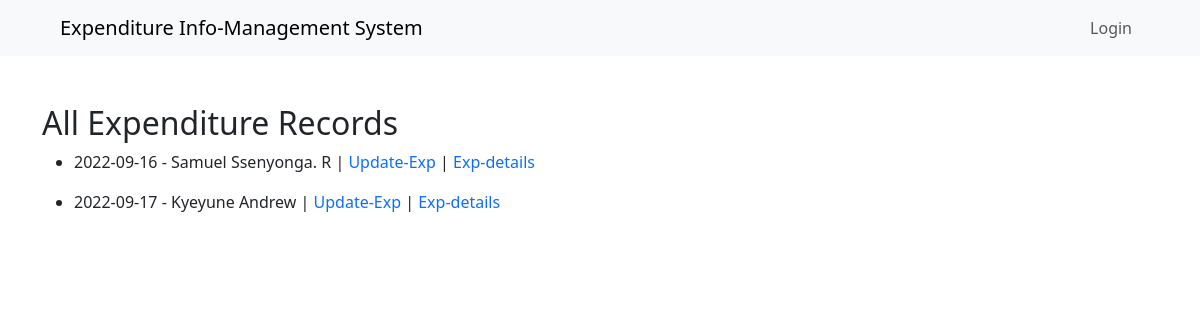
Page /all-expenditure-records on the committed database.
### EIMS/models.py (models this page shows, shortened)
class Expenditure(models.Model):
    id = models.UUIDField(auto_created=True, primary_key=True, unique=True, editable=False, default=uuid.uuid4)
    uploaded_by = models.ForeignKey(NewUser, on_delete=models.CASCADE, blank=True, null=True)
    date = models.DateField()
    expense_category = models.CharField(max_length=255)
    vendor_payee = models.CharField(max_length=255)
    description = models.TextField()
    amount = models.DecimalField(max_digits=10, decimal_places=2)
    def __str__(self):
        return f"{self.date} - {self.vendor_payee}"

### EIMS/views.py (the view)
# urls.py: path('all-expenditure-records', views.allExpRecords, name='allexp'),
def allExpRecords(request):
    allexp = Expenditure.objects.all()
    context = {
        'allexp' : allexp,
    }
    return render(request, 'app_pages/allexp-records.html', context)

### templates/app_pages/allexp-records.html
{% extends "copyfrom/main.html" %}
{% block content %}
<h2>All Expenditure Records</h2>
{% if allexp %}
{% for all in allexp %}
<ul>
    <li>
        {{all}} | <a class="text-decoration-none" href="{% url 'update-exp' all.id %}">Update-Exp</a> | <a class="text-decoration-none" href="{% url 'exp-details' all.id %}">Exp-details</a>
    </li>
</ul>
{% endfor %}
{% else %}
<p>No Expenditure records found...!</p>
{% endif %}
{% endblock %}

### rows in the picture
Expenditure: date+vendor_payee "2022-09-16 - Samuel Ssenyonga. R"
Expenditure: date+vendor_payee "2022-09-17 - Kyeyune Andrew"
